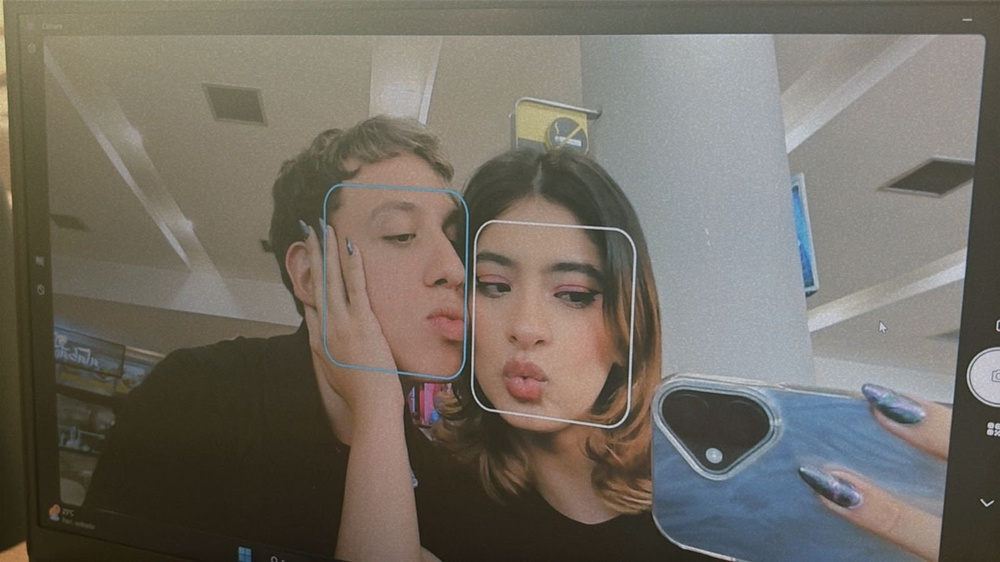
#> input picture Novia_Hermosa.jpg, 1000 x 562 px, shrunk from 1600 x 900 before the run
$ python ejemplo.py
#> lines starting #> are read from the running program, lines starting #| are printed output that depends on the picture
import numpy as np
import cv2

print(cv2.__version__)

img = cv2.imread('Novia_Hermosa.jpg',0)
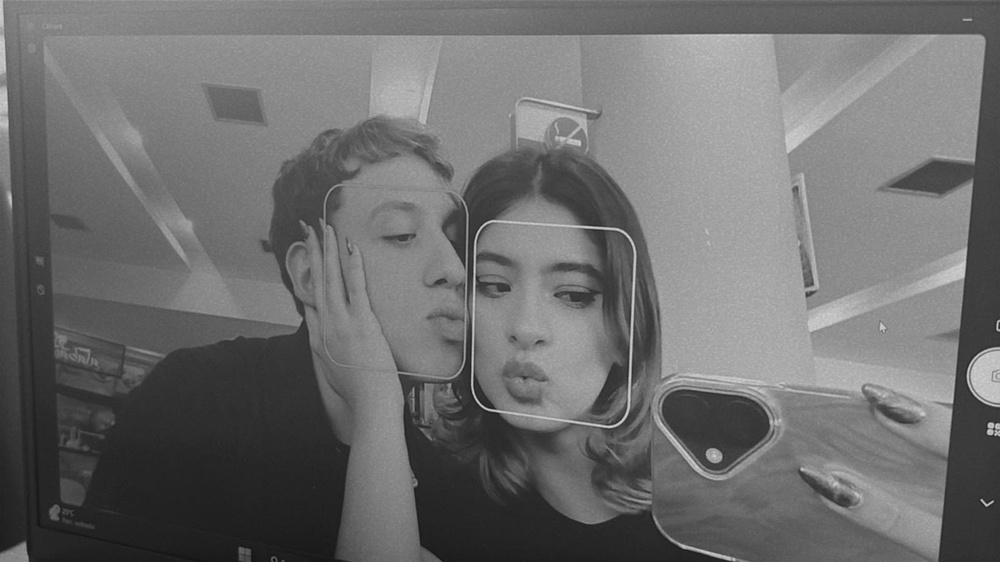
#> img: shape (562, 1000); min 15, max 213, mean 110.1
height, width = img.shape[:2]
#> height = 562; width = 1000
cv2.imshow('Foto',img)
print('Altura', height)
#| Altura 562
print('Ancho', width)
#| Ancho 1000
cv2.waitKey(0)
